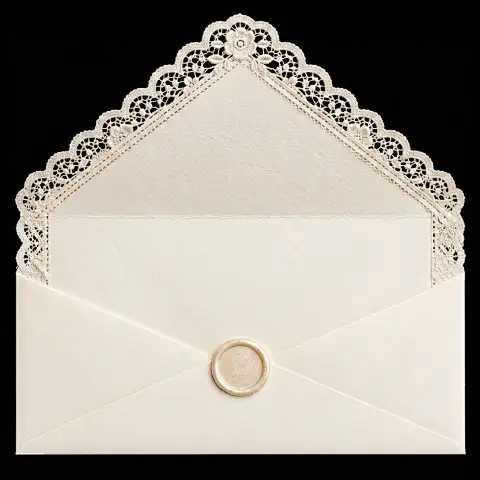
#> input picture assets/envelope.png, 480 x 480 px
$ python remove_bg.py
#> lines starting #> are read from the running program, lines starting #| are printed output that depends on the picture
from PIL import Image

# 打开图片
img = Image.open('assets/envelope.png')
#> img is the input picture: PIL image 480x480 RGB; mean R, G, B 155, 150.1, 141.9
img = img.convert('RGBA')
#> img: PIL image 480x480 RGBA

# 把黑色背景变成透明
data = img.getdata()
new_data = []
for item in data:
    # 如果像素接近黑色，就变成透明
    if item[0] < 30 and item[1] < 30 and item[2] < 30:
        new_data.append((255, 255, 255, 0))
    else:
        new_data.append(item)
#> this loop made 230400 passes
#> item on passes 1 to 3: (1, 1, 1, 255), (1, 1, 1, 255), (1, 1, 1, 255)
#> after the loop, new_data = 230400 items

img.putdata(new_data)
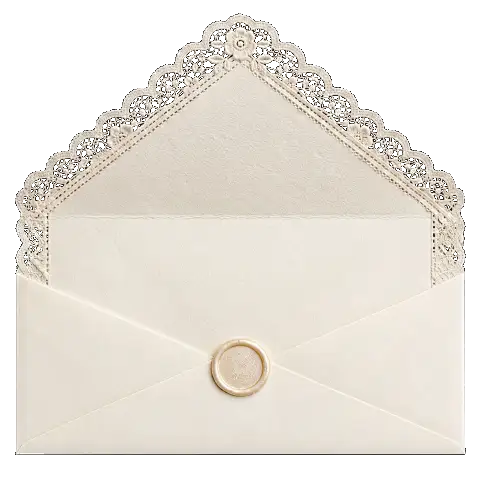
#> img: PIL image 480x480 RGBA; mean R, G, B, A 234.3, 229.3, 221.2, 175.2; transparent parts drawn white

# 保存为透明PNG
img.save('assets/envelope_transparent.png')
print('背景去除完成，保存为 envelope_transparent.png')
